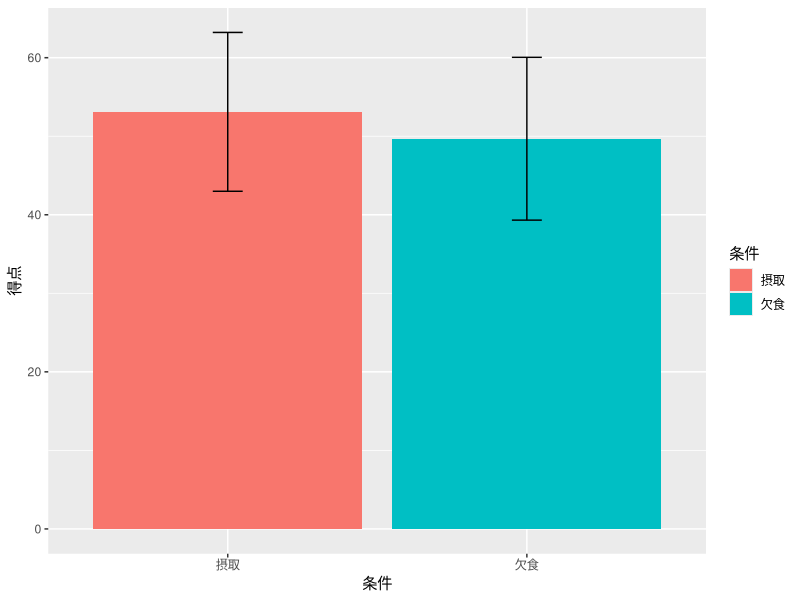
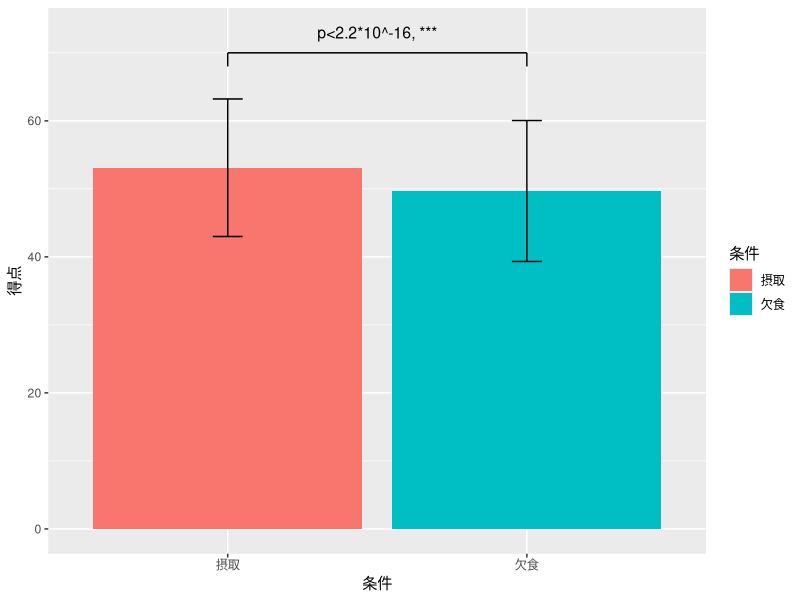
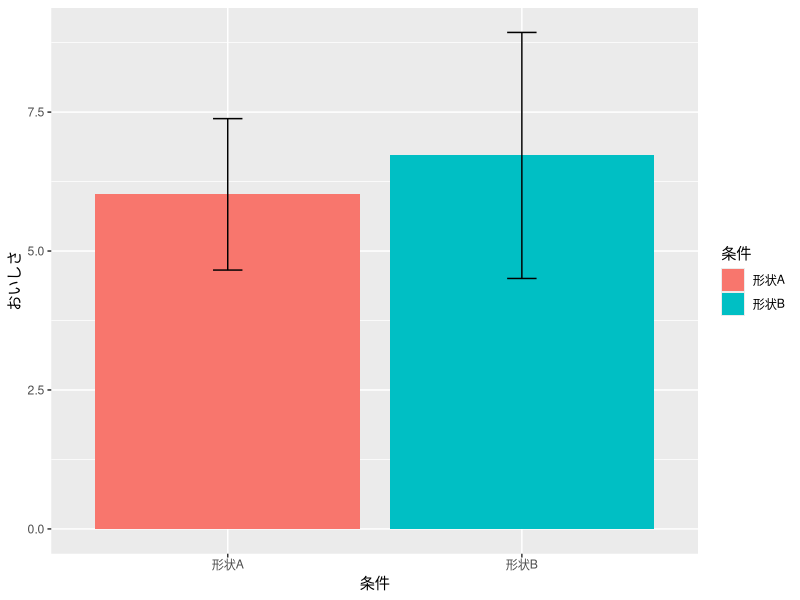
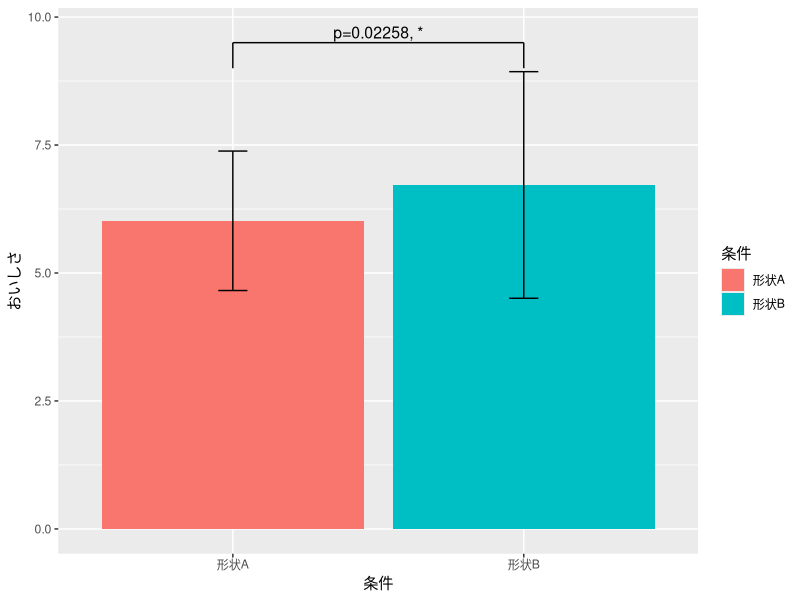
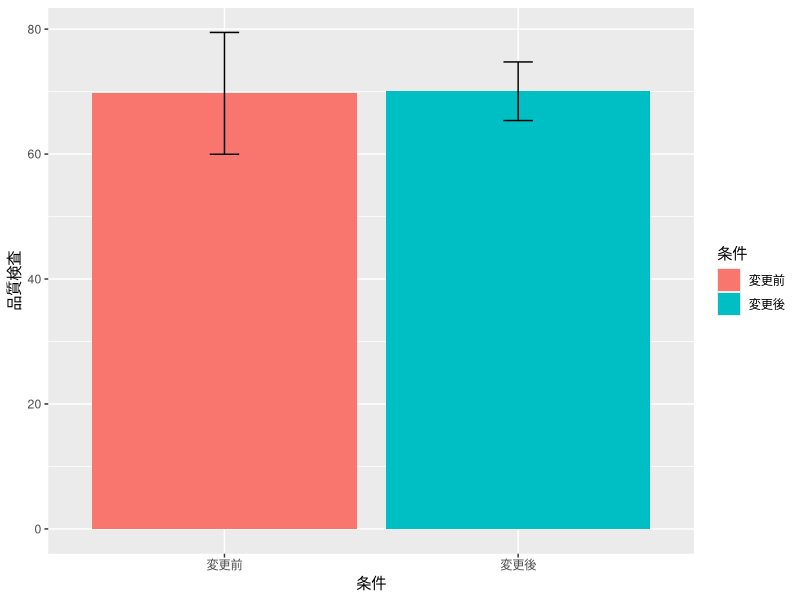

Recreate these plots in R, in order.
## ---- chunk 1
knitr::opts_chunk$set(echo = TRUE)
library(tidyverse)
## ---- chunk 2
mydata_work1 <- read.csv(
  "./practice/07_work_1.csv", 
  header=T, 
  fileEncoding="UTF8"
) # データ読み込み

# 1. データの確認
head(mydata_work1)

# 2. 平均と標準偏差の算出
平均<-aggregate(得点~朝食, mydata_work1, mean)
標準偏差<-aggregate(得点~朝食, mydata_work1, sd)

#データフレームの作成
mydf <- data.frame(
  条件=平均$朝食,
  得点=平均$得点,
  標準偏差=標準偏差$得点
)

# ggplotで棒グラフを表示
g<- ggplot(data=mydf)+
  geom_bar(aes(x=条件, y=得点, fill=条件), stat="identity")+
  geom_errorbar(aes(x=条件, ymin=得点-標準偏差, ymax=得点+標準偏差, width=0.1))
plot(g)

# 3. t検定
t.test(得点~朝食, mydata_work1)

# 4. ブラケットの追加
g<- ggplot(data=mydf)+
  geom_bar(aes(x=条件, y=得点, fill=条件), stat="identity")+
  geom_errorbar(aes(x=条件, ymin=得点-標準偏差, ymax=得点+標準偏差, width=0.1))+
  annotate("segment",x=1, xend=1, y=68, yend=70)+
  annotate("segment",x=1, xend=2, y=70, yend=70)+
  annotate("segment",x=2, xend=2, y=70, yend=68)+
  annotate("text",x=1.5, y=73, label="p<2.2*10^-16, ***", size=4)
plot(g)
## ---- chunk 3
mydata_work2 <- read.csv(
  "./practice/07_work_2.csv", 
  header=T, 
  fileEncoding="UTF8"
) # データ読み込み

# 1. データの確認
head(mydata_work2)

# 2. 平均と標準偏差の算出
平均<-c(mean(mydata_work2$形状A), mean(mydata_work2$形状B))
標準偏差<-c(sd(mydata_work2$形状A), sd(mydata_work2$形状B))

#データフレームの作成
mydf <- data.frame(
  条件=c("形状A", "形状B"),
  おいしさ=平均,
  標準偏差=標準偏差
)
print(mydf)

#グラフ
g<-ggplot(mydf)+
  geom_bar(aes(x=条件, y=おいしさ, fill=条件), stat="identity")+
  geom_errorbar(aes(x=条件, ymin=おいしさ-標準偏差, ymax=おいしさ+標準偏差, width=0.1))
plot(g)

# t検定
A <- mydata_work2$形状A
B <- mydata_work2$形状B
t.test(A, B, paired=TRUE)

# ブラケットの追加
g<-ggplot(mydf)+
  geom_bar(aes(x=条件, y=おいしさ, fill=条件), stat="identity")+
  geom_errorbar(aes(x=条件, ymin=おいしさ-標準偏差, ymax=おいしさ+標準偏差, width=0.1))+
  annotate("segment",x=1, xend=1, y=9, yend=9.5)+
  annotate("segment",x=1, xend=2, y=9.5, yend=9.5)+
  annotate("segment",x=2, xend=2, y=9, yend=9.5)+
  annotate("text",x=1.5, y=9.7, label="p=0.02258, *", size=4)
plot(g)
## ---- chunk 4
mydata_work3 <- read.csv(
  "./practice/07_work_3.csv", 
  header=T, 
  fileEncoding="UTF8"
) # データ読み込み

# 平均と標準偏差
平均<-c(mean(mydata_work3$変更前), mean(mydata_work3$変更後))
標準偏差<-c(sd(mydata_work3$変更前), sd(mydata_work3$変更後))

#データフレームの作成
mydf <- data.frame(
  条件=c("変更前", "変更後"),
  品質検査=平均,
  標準偏差=標準偏差
)
print(mydf)

#グラフ
g<-ggplot(mydf)+
  geom_bar(aes(x=条件, y=品質検査, fill=条件), stat="identity")+
  geom_errorbar(aes(x=条件, ymin=品質検査-標準偏差, ymax=品質検査+標準偏差, width=0.1))
plot(g)

# t検定
t.test(mydata_work3$変更前, mydata_work3$変更後)

# F検定
var.test(mydata_work3$変更前, mydata_work3$変更後)

## ---- chunk 5
mydata_work4 <- read.csv(
  "./practice/07_work_4.csv", 
  header=T, 
  fileEncoding="UTF8"
) # データ読み込み

mydata_work4$年代 <- as.factor(mydata_work4$年代)
mydata_work4$SNS <- as.factor(mydata_work4$SNS)
summary(mydata_work4)

#クロス集計表の作成
cross_table <- table(mydata_work4$年代, mydata_work4$SNS)
cross_table

# Fisherの正確確率検定
chisq.test(cross_table)

## ---- chunk 6
mydata_work5 <- read.csv(
  "./practice/07_work_5.csv", 
  header=T, 
  fileEncoding="UTF8"
) # データ読み込み

mydata_work5$ゼミ <- as.factor(mydata_work5$ゼミ)
mydata_work5$投票 <- as.factor(mydata_work5$投票)
summary(mydata_work5)

#クロス集計表の作成
cross_table <- table(mydata_work5$ゼミ, mydata_work5$投票)
cross_table

# Fisherの正確確率検定
fisher.test(cross_table)

## ---- chunk 7
# データの設定
n1 <- 153
x1 <- 141
n2 <- 1732
x2 <- 1492
# 検定
prop.test(c(x1, x2), c(n1, n2))

